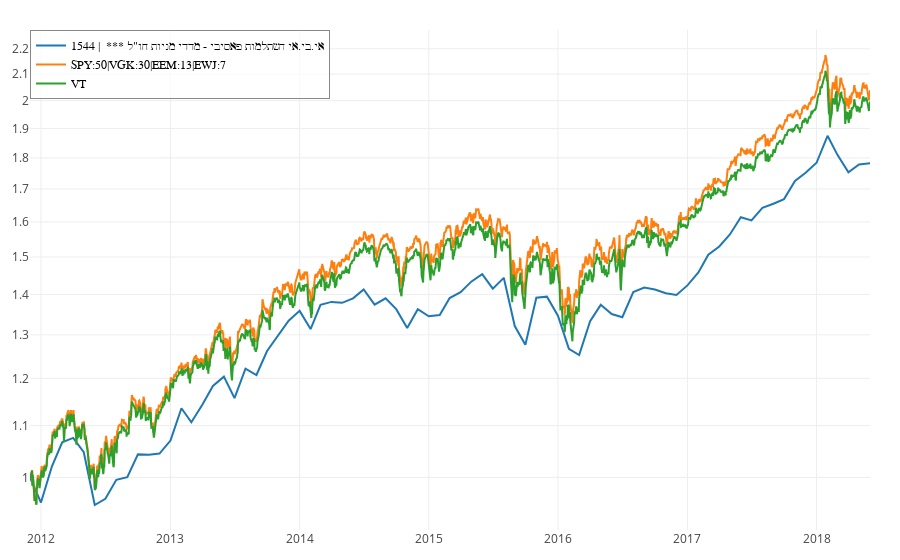

Notebook code for this chart:
### Markdown cell above
### השוואה של קרן השתלמות מחקה ממדי חול איי-בי-איי למדדי חול

### Code cell
s = getKeren(1544)
bench = get("URTH")
bench = get("SPY:50|VGK:30|EEM:13|EWJ:7")
show(s, bench, VT, trim=True)

### Figure 1 — Plotly figure (JSON) as saved in the notebook; plotly's stock layout.template omitted (floating-point values rounded to 4 significant figures; data arrays with more than 128 entries replaced by an {"elided": "..."} marker saying what was removed)
{"data": [{"name": "1544 |  *** אי.בי.אי השתלמות פאסיבי - מדדי מניות חו\"ל", "type": "scatter", "x": ["2011-12-01", "2012-01-01", "2012-02-01", "2012-03-01", "2012-04-01", "2012-05-01", "2012-06-01", "2012-07-01", "2012-08-01", "2012-09-01", "2012-10-01", "2012-11-01", "2012-12-01", "2013-01-01", "2013-02-01", "2013-03-01", "2013-04-01", "2013-05-01", "2013-06-01", "2013-07-01", "2013-08-01", "2013-09-01", "2013-10-01", "2013-11-01", "2013-12-01", "2014-01-01", "2014-02-01", "2014-03-01", "2014-04-01", "2014-05-01", "2014-06-01", "2014-07-01", "2014-08-01", "2014-09-01", "2014-10-01", "2014-11-01", "2014-12-01", "2015-01-01", "2015-02-01", "2015-03-01", "2015-04-01", "2015-05-01", "2015-06-01", "2015-07-01", "2015-08-01", "2015-09-01", "2015-10-01", "2015-11-01", "2015-12-01", "2016-01-01", "2016-02-01", "2016-03-01", "2016-04-01", "2016-05-01", "2016-06-01", "2016-07-01", "2016-08-01", "2016-09-01", "2016-10-01", "2016-11-01", "2016-12-01", "2017-01-01", "2017-02-01", "2017-03-01", "2017-04-01", "2017-05-01", "2017-06-01", "2017-07-01", "2017-08-01", "2017-09-01", "2017-10-01", "2017-11-01", "2017-12-01", "2018-01-01", "2018-02-01", "2018-03-01", "2018-04-01", "2018-05-01", "2018-06-01"], "y": [1, 0.9548, 1.021, 1.067, 1.075, 1.047, 0.9506, 0.9615, 0.9956, 1.001, 1.043, 1.043, 1.045, 1.07, 1.136, 1.107, 1.143, 1.183, 1.204, 1.157, 1.222, 1.207, 1.262, 1.299, 1.334, 1.358, 1.314, 1.374, 1.381, 1.379, 1.39, 1.413, 1.374, 1.39, 1.363, 1.317, 1.363, 1.345, 1.348, 1.391, 1.406, 1.433, 1.453, 1.415, 1.444, 1.321, 1.276, 1.392, 1.394, 1.346, 1.267, 1.252, 1.333, 1.374, 1.35, 1.343, 1.406, 1.418, 1.413, 1.403, 1.399, 1.424, 1.458, 1.506, 1.529, 1.563, 1.614, 1.604, 1.642, 1.654, 1.668, 1.725, 1.752, 1.784, 1.875, 1.81, 1.753, 1.778, 1.782]}, {"name": "SPY:50|VGK:30|EEM:13|EWJ:7", "type": "scatter", "x": {"elided": "2375 str values"}, "y": {"elided": "2375 float values"}}, {"name": "VT", "type": "scatter", "x": {"elided": "2375 str values"}, "y": {"elided": "2375 float values"}}], "layout": {"legend": {"bgcolor": "#FFFFFFBB", "bordercolor": "#888888", "borderwidth": 1, "font": {"color": "#000", "family": "sans-serif", "size": 12}, "traceorder": "normal", "x": 0, "y": 1}, "margin": {"b": 30, "l": 30, "pad": 0, "r": 30, "t": 30}, "shapes": [], "showlegend": true, "title": null, "yaxis": {"autorange": true, "type": "log"}}}
